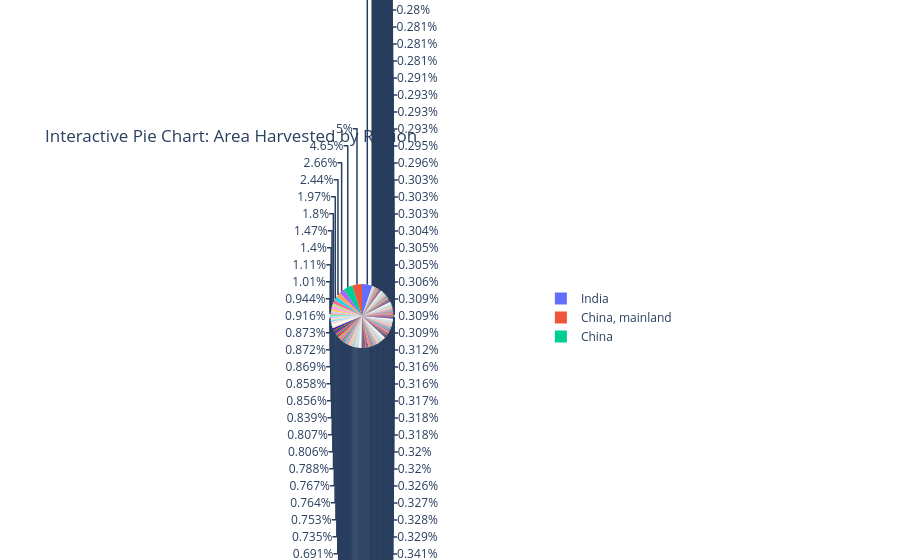

The notebook cell this image was saved under:
### Code cell
import plotly.express as px

fig = px.pie(pivot_df, names='area', values='area_harvested',
             title='Interactive Pie Chart: Area Harvested by Region')
fig.show()

### Figure 1 — Plotly figure (JSON) as saved in the notebook; plotly's stock layout.template omitted (floating-point values rounded to 4 significant figures; data arrays with more than 128 entries replaced by an {"elided": "..."} marker saying what was removed)
{"data": [{"domain": {"x": [0, 1], "y": [0, 1]}, "hovertemplate": "area=%{label}<br>area_harvested=%{value}<extra></extra>", "labels": {"elided": "125176 str values"}, "legendgroup": "", "name": "", "showlegend": true, "type": "pie", "values": {"elided": "125176 int values"}}], "layout": {"legend": {"tracegroupgap": 0}, "title": {"text": "Interactive Pie Chart: Area Harvested by Region"}}}
